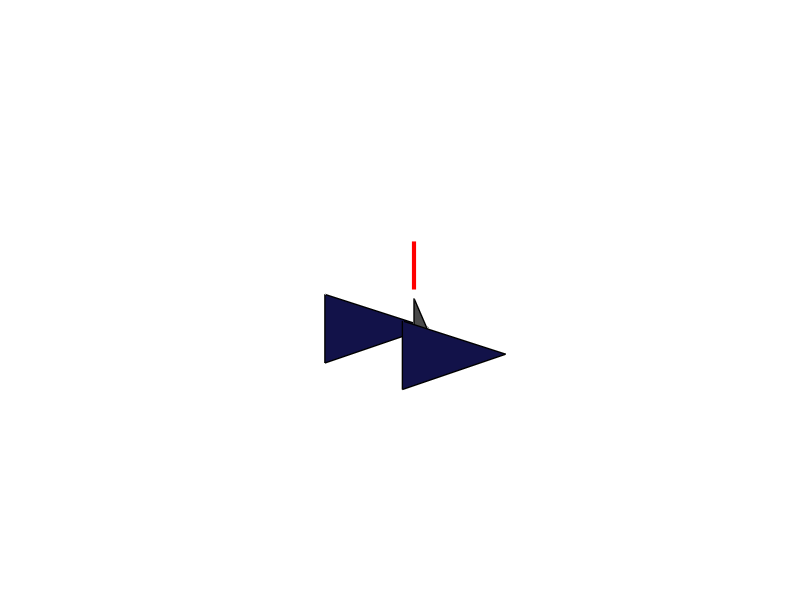

MATLAB code to generate this figure:
function viewSatelliteModel()
% Create and display a satellite model in its own figure

figure;
set(gcf, 'Color', 'k'); % Black background
ax = gca;
hold on

% Create satellite at origin
initial_pos = [0; 0; 0];
satellite = createSatelliteModel(ax, initial_pos);

% Set up lighting and appearance
lighting gouraud
light('Position', [1, 1, 1], 'Style', 'infinite', 'Color', 'w');
light('Position', [-1, -1, -1], 'Style', 'infinite', 'Color', [0.3, 0.3, 0.3]);

% Set axis properties
axis equal
grid on
set(gca, 'Color', 'k', 'XColor', 'w', 'YColor', 'w', 'ZColor', 'w', 'GridColor', 'w');

% Set reasonable view limits
xlim([-300, 300])
ylim([-300, 300])
zlim([-100, 200])

% Labels and title
title('Satellite Model', 'Color', 'w', 'FontSize', 16)
xlabel('X (km)', 'Color', 'w')
ylabel('Y (km)', 'Color', 'w')
zlabel('Z (km)', 'Color', 'w')

% Set a good viewing angle
view(45, 20)

hold off
end

function satellite = createSatelliteModel(ax, initial_pos)
% Create a simple satellite model using geometric shapes at specified position

if nargin < 2
    initial_pos = [0; 0; 0]; % Default to origin
end

% Main body (rectangular prism)
[x_body, y_body, z_body] = createRectPrism(50, 50, 100);
body = patch(ax, 'XData', x_body + initial_pos(1), 'YData', y_body + initial_pos(2), 'ZData', z_body + initial_pos(3), ...
    'FaceColor', [0.8, 0.8, 0.8], 'EdgeColor', 'k', 'LineWidth', 1);

% Solar panels (flat rectangles)
panel_width = 200;
panel_height = 100;
panel_thickness = 5;

% Left panel
[x_panel1, y_panel1, z_panel1] = createRectPrism(panel_thickness, panel_width, panel_height);
panel1 = patch(ax, 'XData', x_panel1 - 75 + initial_pos(1), 'YData', y_panel1 + initial_pos(2), 'ZData', z_panel1 + initial_pos(3), ...
    'FaceColor', [0.2, 0.2, 0.8], 'EdgeColor', 'k', 'LineWidth', 1);

% Right panel
panel2 = patch(ax, 'XData', x_panel1 + 75 + initial_pos(1), 'YData', y_panel1 + initial_pos(2), 'ZData', z_panel1 + initial_pos(3), ...
    'FaceColor', [0.2, 0.2, 0.8], 'EdgeColor', 'k', 'LineWidth', 1);

% Antenna (simple line)
antenna = plot3(ax, [0, 0] + initial_pos(1), [0, 0] + initial_pos(2), [50, 120] + initial_pos(3), 'r-', 'LineWidth', 3);

% Store initial position for reference
satellite = struct('body', body, 'panel1', panel1, 'panel2', panel2, 'antenna', antenna, ...
                  'initial_pos', initial_pos);
end

function [x, y, z] = createRectPrism(width, height, depth)
% Create vertices for a rectangular prism

w = width/2; h = height/2; d = depth/2;

% Define vertices
vertices = [-w -h -d; w -h -d; w h -d; -w h -d; ...  % bottom face
           -w -h  d; w -h  d; w h  d; -w h  d];      % top face

% Define faces
faces = [1 2 3 4; 5 8 7 6; 1 5 6 2; 2 6 7 3; 3 7 8 4; 4 8 5 1];

x = vertices(faces', 1);
y = vertices(faces', 2);
z = vertices(faces', 3);
end